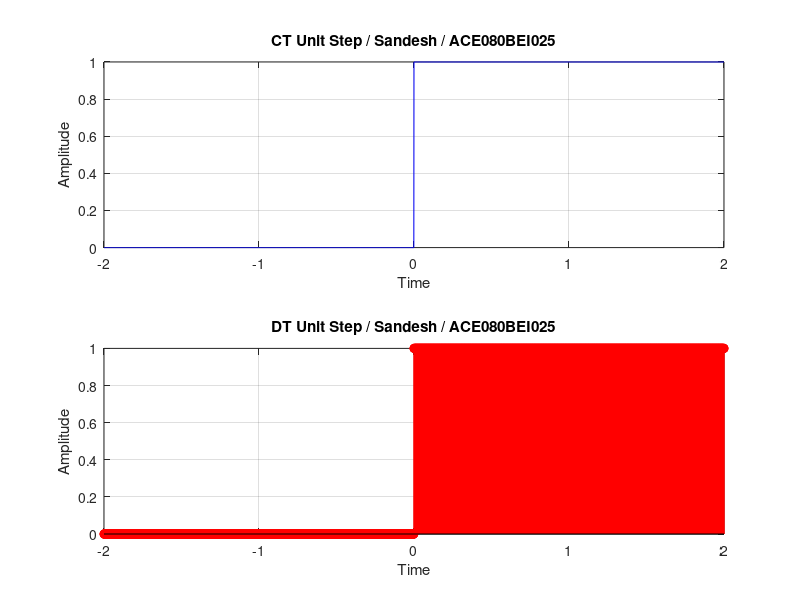

The MATLAB source for this figure:
clc;
clear all;

% Time vector
t = -2:0.001:2;

% ----------------------------
% Continuous-Time Unit Step
% ----------------------------
x = zeros(size(t));
x(t >= 0) = 1;

subplot(2,1,1);
plot(t, x, 'b');
xlabel('Time');
ylabel('Amplitude');
title('CT Unit Step / Sandesh / ACE080BEI025');
grid on;

% ----------------------------
% Discrete-Time Unit Step
% ----------------------------
x = zeros(size(t));
x(t >= 0) = 1;

subplot(2,1,2);
stem(t, x, 'r', 'filled');
xlabel('Time');
ylabel('Amplitude');
title('DT Unit Step / Sandesh / ACE080BEI025');
grid on;
